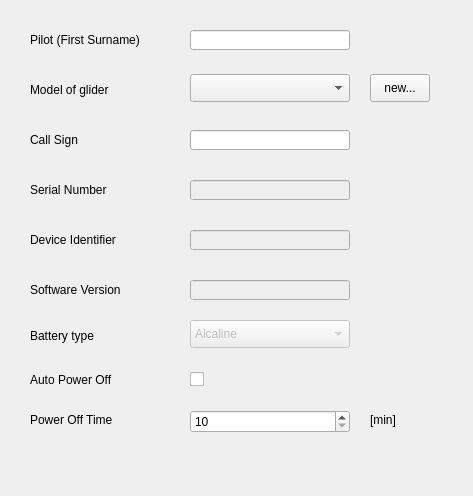
<?xml version="1.0" encoding="UTF-8"?>
<ui version="4.0" stdsetdef="1">
  <author></author>
  <comment></comment>
  <exportmacro></exportmacro>
  <class>DeviceFrame6015</class>
  <widget class="QWidget" name="DeviceFrame6015">
    <property name="geometry">
      <rect>
        <x>0</x>
        <y>0</y>
        <width>473</width>
        <height>496</height>
      </rect>
    </property>
    <property name="windowTitle">
      <string>Device</string>
    </property>
    <widget class="QComboBox" name="comboBoxModel">
      <property name="geometry">
        <rect>
          <x>190</x>
          <y>74</y>
          <width>160</width>
          <height>28</height>
        </rect>
      </property>
    </widget>
    <widget class="QLineEdit" name="lineEdit_PilotName">
      <property name="geometry">
        <rect>
          <x>190</x>
          <y>30</y>
          <width>160</width>
          <height>20</height>
        </rect>
      </property>
      <property name="text">
        <string/>
      </property>
      <property name="maxLength">
        <number>16</number>
      </property>
    </widget>
    <widget class="QLineEdit" name="lineEdit_SerialNr">
      <property name="enabled">
        <bool>false</bool>
      </property>
      <property name="geometry">
        <rect>
          <x>190</x>
          <y>180</y>
          <width>160</width>
          <height>20</height>
        </rect>
      </property>
      <property name="text">
        <string/>
      </property>
    </widget>
    <widget class="QPushButton" name="pushButtonGlider">
      <property name="geometry">
        <rect>
          <x>370</x>
          <y>74</y>
          <width>60</width>
          <height>28</height>
        </rect>
      </property>
      <property name="text">
        <string>new...</string>
      </property>
    </widget>
    <widget class="QLineEdit" name="lineEdit_SwVersion">
      <property name="enabled">
        <bool>false</bool>
      </property>
      <property name="geometry">
        <rect>
          <x>190</x>
          <y>280</y>
          <width>160</width>
          <height>20</height>
        </rect>
      </property>
      <property name="text">
        <string/>
      </property>
    </widget>
    <widget class="QLineEdit" name="lineEdit_DeviceIdent">
      <property name="enabled">
        <bool>false</bool>
      </property>
      <property name="geometry">
        <rect>
          <x>190</x>
          <y>230</y>
          <width>160</width>
          <height>20</height>
        </rect>
      </property>
      <property name="text">
        <string/>
      </property>
    </widget>
    <widget class="QLineEdit" name="lineEdit_GliderID">
      <property name="geometry">
        <rect>
          <x>190</x>
          <y>130</y>
          <width>160</width>
          <height>20</height>
        </rect>
      </property>
      <property name="text">
        <string/>
      </property>
      <property name="maxLength">
        <number>16</number>
      </property>
    </widget>
    <widget class="QLabel" name="textLabel_PilotName">
      <property name="geometry">
        <rect>
          <x>30</x>
          <y>30</y>
          <width>153</width>
          <height>20</height>
        </rect>
      </property>
      <property name="text">
        <string>Pilot (First Surname)</string>
      </property>
      <property name="wordWrap">
        <bool>false</bool>
      </property>
    </widget>
    <widget class="QLabel" name="textLabelModel">
      <property name="geometry">
        <rect>
          <x>30</x>
          <y>80</y>
          <width>108</width>
          <height>20</height>
        </rect>
      </property>
      <property name="text">
        <string>Model of glider</string>
      </property>
      <property name="wordWrap">
        <bool>false</bool>
      </property>
    </widget>
    <widget class="QLabel" name="textLabel_GliderID">
      <property name="geometry">
        <rect>
          <x>30</x>
          <y>130</y>
          <width>70</width>
          <height>20</height>
        </rect>
      </property>
      <property name="text">
        <string>Call Sign</string>
      </property>
      <property name="wordWrap">
        <bool>false</bool>
      </property>
    </widget>
    <widget class="QLabel" name="textLabel_SerialNr">
      <property name="geometry">
        <rect>
          <x>30</x>
          <y>180</y>
          <width>110</width>
          <height>20</height>
        </rect>
      </property>
      <property name="text">
        <string>Serial Number</string>
      </property>
      <property name="wordWrap">
        <bool>false</bool>
      </property>
    </widget>
    <widget class="QLabel" name="textLabel_DeviceIdent">
      <property name="geometry">
        <rect>
          <x>30</x>
          <y>230</y>
          <width>130</width>
          <height>20</height>
        </rect>
      </property>
      <property name="text">
        <string>Device Identifier</string>
      </property>
      <property name="wordWrap">
        <bool>false</bool>
      </property>
    </widget>
    <widget class="QLabel" name="textLabel_SwVersion">
      <property name="geometry">
        <rect>
          <x>30</x>
          <y>280</y>
          <width>130</width>
          <height>20</height>
        </rect>
      </property>
      <property name="text">
        <string>Software Version</string>
      </property>
      <property name="wordWrap">
        <bool>false</bool>
      </property>
    </widget>
    <widget class="QLabel" name="textLabel_BattType">
      <property name="geometry">
        <rect>
          <x>30</x>
          <y>326</y>
          <width>94</width>
          <height>20</height>
        </rect>
      </property>
      <property name="text">
        <string>Battery type</string>
      </property>
      <property name="wordWrap">
        <bool>false</bool>
      </property>
    </widget>
    <widget class="QComboBox" name="comboBox_BattType">
      <property name="enabled">
        <bool>false</bool>
      </property>
      <property name="geometry">
        <rect>
          <x>190</x>
          <y>320</y>
          <width>160</width>
          <height>28</height>
        </rect>
      </property>
      <property name="maxCount">
        <number>2</number>
      </property>
      <item>
        <property name="text">
          <string>Alcaline</string>
        </property>
      </item>
      <item>
        <property name="text">
          <string>NiMH</string>
        </property>
      </item>
    </widget>
    <widget class="QLabel" name="textLabel_BattType_2">
      <property name="geometry">
        <rect>
          <x>30</x>
          <y>370</y>
          <width>134</width>
          <height>20</height>
        </rect>
      </property>
      <property name="text">
        <string>Auto Power Off</string>
      </property>
      <property name="wordWrap">
        <bool>false</bool>
      </property>
    </widget>
    <widget class="QLabel" name="textLabel_PowerOffTime">
      <property name="geometry">
        <rect>
          <x>30</x>
          <y>410</y>
          <width>134</width>
          <height>20</height>
        </rect>
      </property>
      <property name="text">
        <string>Power Off Time</string>
      </property>
      <property name="wordWrap">
        <bool>false</bool>
      </property>
    </widget>
    <widget class="QCheckBox" name="checkBox_AutoOff">
      <property name="geometry">
        <rect>
          <x>190</x>
          <y>368</y>
          <width>20</width>
          <height>23</height>
        </rect>
      </property>
      <property name="text">
        <string/>
      </property>
    </widget>
    <widget class="QSpinBox" name="spinBox_PowerOffTime">
      <property name="geometry">
        <rect>
          <x>190</x>
          <y>410</y>
          <width>160</width>
          <height>23</height>
        </rect>
      </property>
      <property name="maximum">
        <number>240</number>
      </property>
      <property name="minimum">
        <number>10</number>
      </property>
    </widget>
    <widget class="QLabel" name="textLabel_PowerOffTimeUnit">
      <property name="geometry">
        <rect>
          <x>370</x>
          <y>410</y>
          <width>41</width>
          <height>20</height>
        </rect>
      </property>
      <property name="text">
        <string>[min]</string>
      </property>
      <property name="wordWrap">
        <bool>false</bool>
      </property>
    </widget>
  </widget>
  <layoutdefault spacing="6" margin="11"/>
  <pixmapfunction>qPixmapFromMimeSource</pixmapfunction>
  <connections>
    <connection>
      <sender>pushButtonGlider</sender>
      <signal>clicked()</signal>
      <receiver>DeviceFrame6015</receiver>
      <slot>newGlider()</slot>
    </connection>
  </connections>
</ui>
